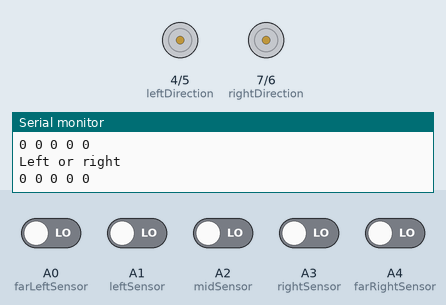
Simulated run of this sketch. Board: Arduino Uno, built with avr-gcc and run on an emulated ATmega328P. Shown: direction and speed pins drawn as motors (green arrow = direction pin HIGH = forward, orange = LOW = backward, longer = more drive), the last lines printed to the serial monitor. The test bench sets the inputs (shaded band); at power-on: A0 (farLeftSensor), A1 (leftSensor), A2 (midSensor), A3 (rightSensor), A4 (farRightSensor) LOW.

Above: at 1.2 s.
1.3 s: A0 (farLeftSensor) driven HIGH
4.3 s: A1 (leftSensor) driven HIGH
5.8 s: A2 (midSensor) driven HIGH
At 6.9 s:
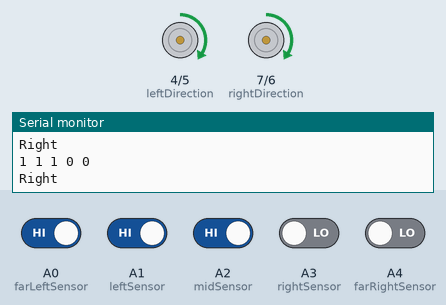
7.3 s: A4 (farRightSensor) driven HIGH
At 7.8 s:
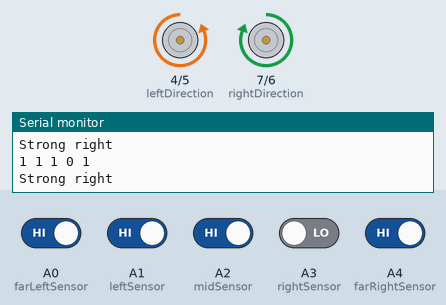
8.8 s: A3 (rightSensor) driven HIGH
At 9.9 s:
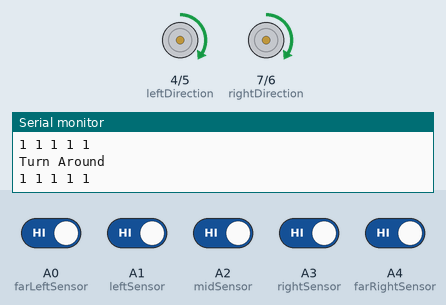
10.3 s: A2 (midSensor) driven LOW
At 10.9 s:
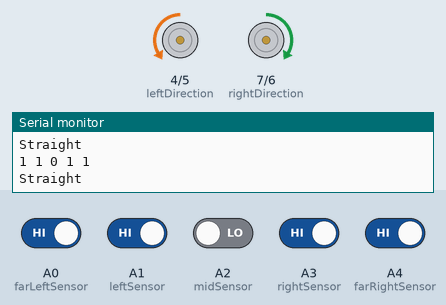
Timing chart, 0 to 12.8 s (numbered marks = the images above; inputs shaded):
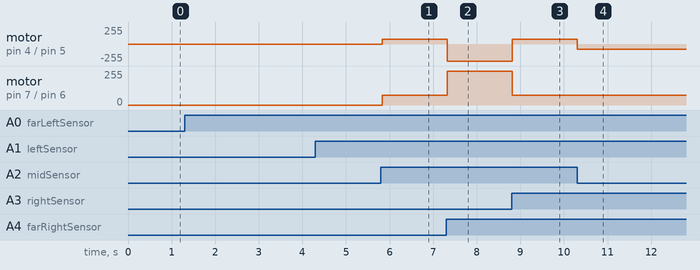

Measured:
- after the input at 5.8 s, motor on pin 4 (leftDirection) / pin 5 (leftSpeed), motor on pin 7 (rightDirection) / pin 6 (rightSpeed): stopped → forward 75/255 at once
- after the input at 7.3 s, motor on pin 4 (leftDirection) / pin 5 (leftSpeed): forward 75/255 → backward 255/255 at once; motor on pin 7 (rightDirection) / pin 6 (rightSpeed): forward 75/255 → forward 255/255 at once
- after the input at 8.8 s, motor on pin 4 (leftDirection) / pin 5 (leftSpeed): backward 255/255 → forward 75/255 at once; motor on pin 7 (rightDirection) / pin 6 (rightSpeed): forward 255/255 → forward 75/255 at once
- after the input at 10.3 s, motor on pin 4 (leftDirection) / pin 5 (leftSpeed): forward 75/255 → backward 75/255 at once

The sketch:

code.ino
```cpp
//Int IR Sensor
const int farLeftSensor = A0;
const int leftSensor = A1;
const int midSensor = A2;
const int rightSensor = A3;
const int farRightSensor = A4;

int leftDirection = 4; //Motor left direction
int leftSpeed = 5; //Motor left speed
int rightSpeed = 6; //Motor right speed
int rightDirection = 7; //Motor right direction

void setup() {

  Serial.begin(9600);

  //Setup IR Sensor
  pinMode(farLeftSensor, INPUT);
  pinMode(leftSensor, INPUT);
  pinMode(midSensor, INPUT);
  pinMode(rightSensor, INPUT);
  pinMode(farRightSensor, INPUT);

  //Setup right engine
  pinMode(rightDirection, OUTPUT); //Initiates direction right motor. LOW to move forward

  //Setup left engine
  pinMode(leftDirection, OUTPUT);  //Initiates direction left motor. HIGH to move forward LOW to move backward
}

void loop() {

  int sens [] = { digitalRead(farLeftSensor), digitalRead(leftSensor), digitalRead(midSensor), digitalRead(rightSensor), digitalRead(farRightSensor) };

  String str = String(sens[0]) + " " + String(sens[1]) + " " + String(sens[2]) + " " + String(sens[3]) + " " + String(sens[4]);
  Serial.println(str);

  //Straight
  if (sens[0] && sens[1] && !sens[2] && sens[3] && sens[4]) {
    straight();
  }

  //Turn around
  else if (sens[0] && sens[1] && sens[2] && sens[3] && sens[4]) {
    turnAround();
  }

  //Left
  else if (!sens[0] && !sens[1] && sens[2] && sens[3] && sens[4]) {
    left();
  }

  //Right
  else if (sens[0] && sens[1] && sens[2] && !sens[3] && !sens[4]) {
    right();
  }

  //Left or right
  else if (!sens[0] && !sens[1] && !sens[2] && !sens[3] && !sens[4]) {
    leftRight();
  }

  //Straight or left
  else if (!sens[0] && !sens[1] && !sens[2] && sens[3] && sens[4]) {
    straightLeft();
  }

  //Straight or right
  else if (sens[0] && sens[1] && !sens[2] && !sens[3] && !sens[4]) {
    straightRight();
  }

  //Light left
  else if (sens[0] && !sens[1] && !sens[2] && sens[3] && sens[4]) {
    lightLeft();
  }

  //Strong left
  else if (sens[0] && !sens[1] && sens[2] && sens[3] && sens[4]) {
    strongLeft();
  }

  //Light Right
  else if (sens[0] && sens[1] && !sens[2] && !sens[3] && sens[4]) {
    lightRight();
  }

  //Strong right
  else if (sens[0] && sens[1] && sens[2] && !sens[3] && sens[4]) {
    strongRight();
  }

  //Finish
  else if (!sens[0] && !sens[1] && !sens[2] && !sens[3] && !sens[4]) {
    finish();
  }
}


//Functions
//Straight-------------------------------------------
void straight() {
  digitalWrite(rightDirection, HIGH);
  analogWrite(rightSpeed, 75);

  digitalWrite(leftDirection, LOW);
  analogWrite(leftSpeed, 75);

  Serial.println("Straight");
  delay(25);
}

//Turn around----------------------------------------
void turnAround() {
  digitalWrite(rightDirection, HIGH);
  analogWrite(rightSpeed, 75);

  digitalWrite(leftDirection, HIGH);
  analogWrite(leftSpeed, 75);

  Serial.println("Turn Around");
  delay(25);
}

//Left-----------------------------------------------
void left() {
  digitalWrite(rightDirection, LOW);
  analogWrite(rightSpeed, 75);

  digitalWrite(leftDirection, LOW);
  analogWrite(leftSpeed, 75);

  Serial.println("Left");
  delay(25);
}

//Right---------------------------------------------
void right() {
  digitalWrite(rightDirection, HIGH);
  analogWrite(rightSpeed, 75);

  digitalWrite(leftDirection, HIGH);
  analogWrite(leftSpeed, 75);

  Serial.println("Right");
  delay(25);
}

//Left or right-------------------------------------
void leftRight() {
  digitalWrite(rightDirection, LOW);
  digitalWrite(rightSpeed, 25);

  digitalWrite(leftDirection, LOW);
  digitalWrite(leftSpeed, 25);

  Serial.println("Left or right");
  delay(25);
}

//Straight or left----------------------------------
void straightLeft() {
  digitalWrite(rightDirection, HIGH);
  digitalWrite(rightSpeed, 25);

  digitalWrite(leftDirection, LOW);
  digitalWrite(leftSpeed, 25);

  Serial.println("Straight or left");
  delay(25);
}

//Straight or right---------------------------------
void straightRight() {

  digitalWrite(rightDirection, HIGH);
  digitalWrite(rightSpeed, 25);

  digitalWrite(leftDirection, LOW);
  digitalWrite(leftSpeed, 25);

  Serial.println("Straight or right");
  delay(25);
}

//Light left-----------------------------------------
void lightLeft() {
  digitalWrite(rightDirection, HIGH);
  digitalWrite(rightSpeed, 35);

  digitalWrite(leftDirection, LOW);
  digitalWrite(leftSpeed, 25);

  Serial.println("Light left");
  delay(25);
}

//Strong left----------------------------------------
void strongLeft() {
  digitalWrite(rightDirection, HIGH);
  digitalWrite(rightSpeed, 45);

  digitalWrite(leftDirection, LOW);
  digitalWrite(leftSpeed, 25);

  Serial.println("Strong left");
  delay(25);
}

//Light right----------------------------------------
void lightRight() {
  digitalWrite(rightDirection, HIGH);
  digitalWrite(rightSpeed, 25);

  digitalWrite(leftDirection, LOW);
  digitalWrite(leftSpeed, 35);

  Serial.println("Light right");
  delay(25);
}

//Strong right---------------------------------------
void strongRight() {
  digitalWrite(rightDirection, HIGH);
  digitalWrite(rightSpeed, 25);

  digitalWrite(leftDirection, LOW);
  digitalWrite(leftSpeed, 45);

  Serial.println("Strong right");
  delay(25);
}

//Finish---------------------------------------------
void finish() {
  digitalWrite(rightDirection, HIGH);
  digitalWrite(rightSpeed, 0);

  digitalWrite(leftDirection, LOW);
  digitalWrite(leftSpeed, 0);

  Serial.println("Finish");
  delay(25);
}
```
